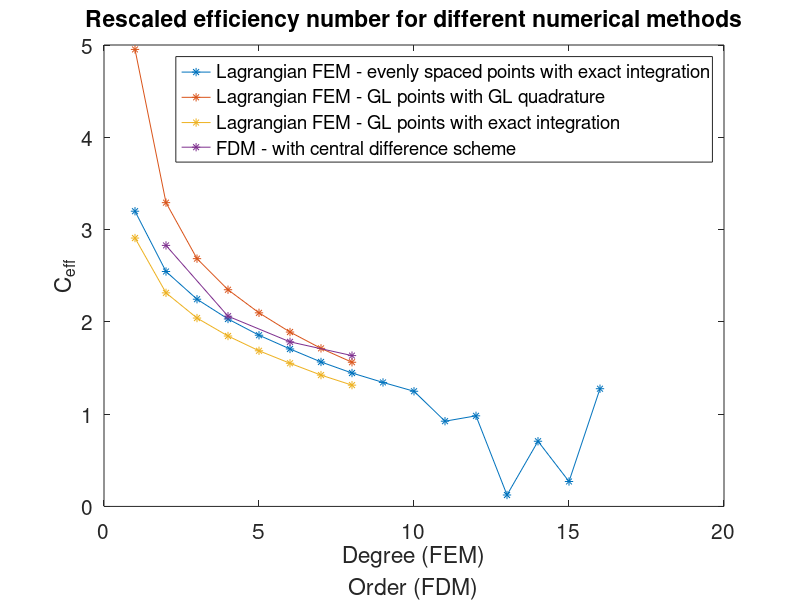
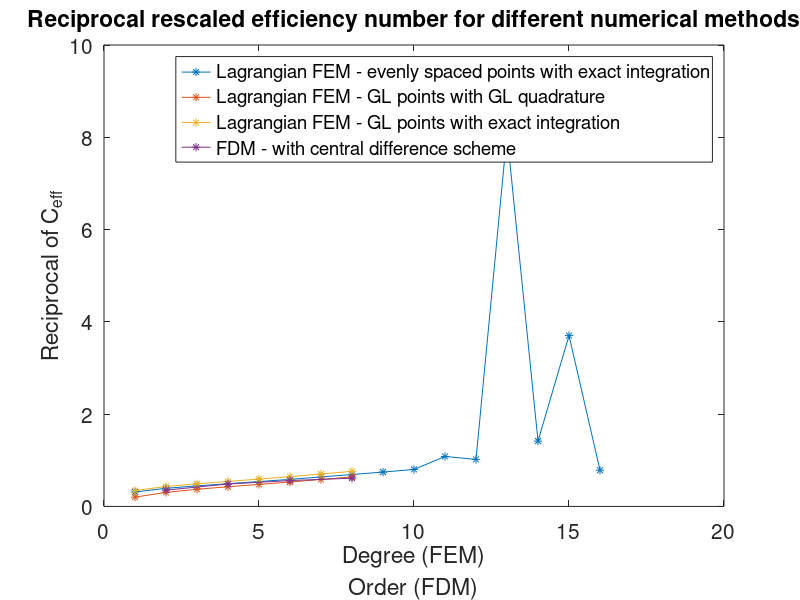

The MATLAB script that drew these images, in order:
close all;

load('uniform');
C_uni = C_eff;

load('gaussLobatto');
C_gaussLobatto = C_eff;

load('gaussLobattoExact');
C_gaussLobattoExact = C_eff;

load('fdm');


figure
plot(C_uni,'-*');
hold on;
plot(C_gaussLobatto,'-*');
plot(C_gaussLobattoExact,'-*');
plot(2*(1:4),CFL,'-*');
hold off;
legend('Lagrangian FEM - evenly spaced points with exact integration', 'Lagrangian FEM - GL points with GL quadrature', 'Lagrangian FEM - GL points with exact integration', 'FDM - with central difference scheme');
xlabel({'Degree (FEM)', 'Order (FDM)'})
ylabel('C_{eff}')
title('Rescaled efficiency number for different numerical methods')
%title({'Rescaled efficiency number as a function of the','polynomial degree for FEM and', 'order of the FDM central scheme'});
set(gca,'FontSize',15)

figure
plot(1./C_uni,'-*');
hold on;
plot(1./C_gaussLobatto,'-*');
plot(1./C_gaussLobattoExact,'-*');
plot(2*(1:4),1./CFL,'-*');
hold off;
legend('Lagrangian FEM - evenly spaced points with exact integration', 'Lagrangian FEM - GL points with GL quadrature', 'Lagrangian FEM - GL points with exact integration', 'FDM - with central difference scheme');
xlabel({'Degree (FEM)','Order (FDM)'})
ylabel('Reciprocal of C_{eff}')
title('Reciprocal rescaled efficiency number for different numerical methods')
%title({'Reciprocal of rescaled efficiency number as a function of the','polynomial degree for FEM and', 'order of the FDM central scheme'});
set(gca,'FontSize',15)